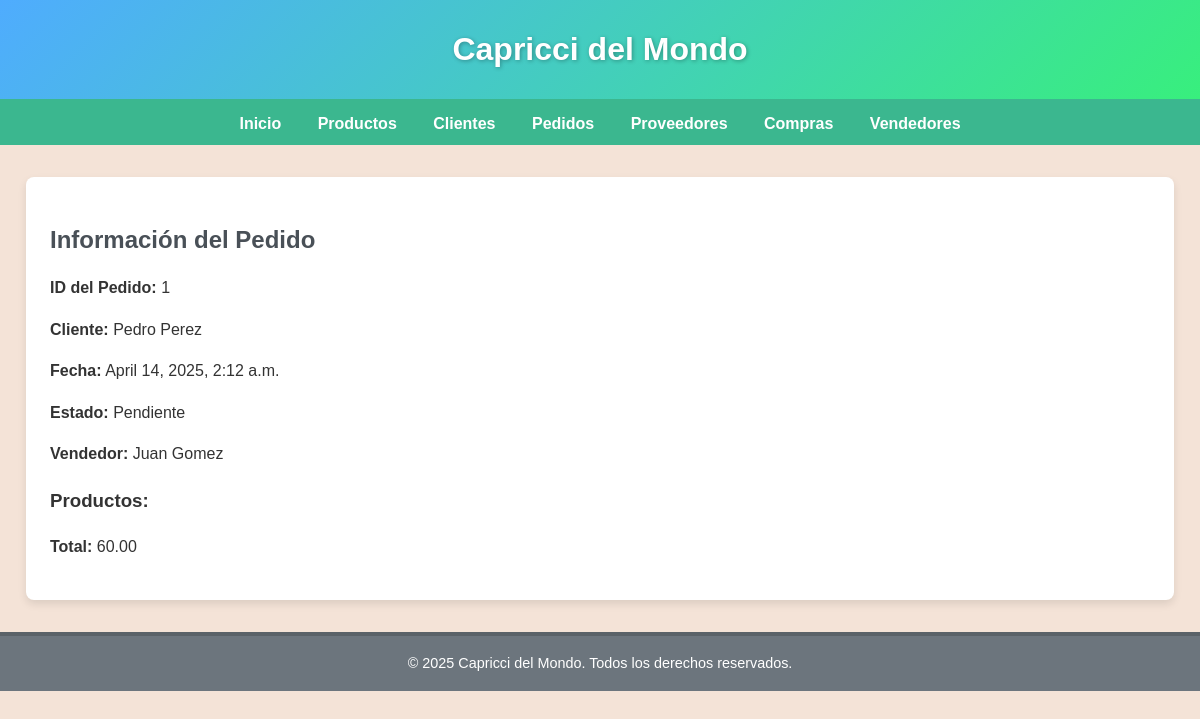
Page /pedidos/1/ on the earlier database version.
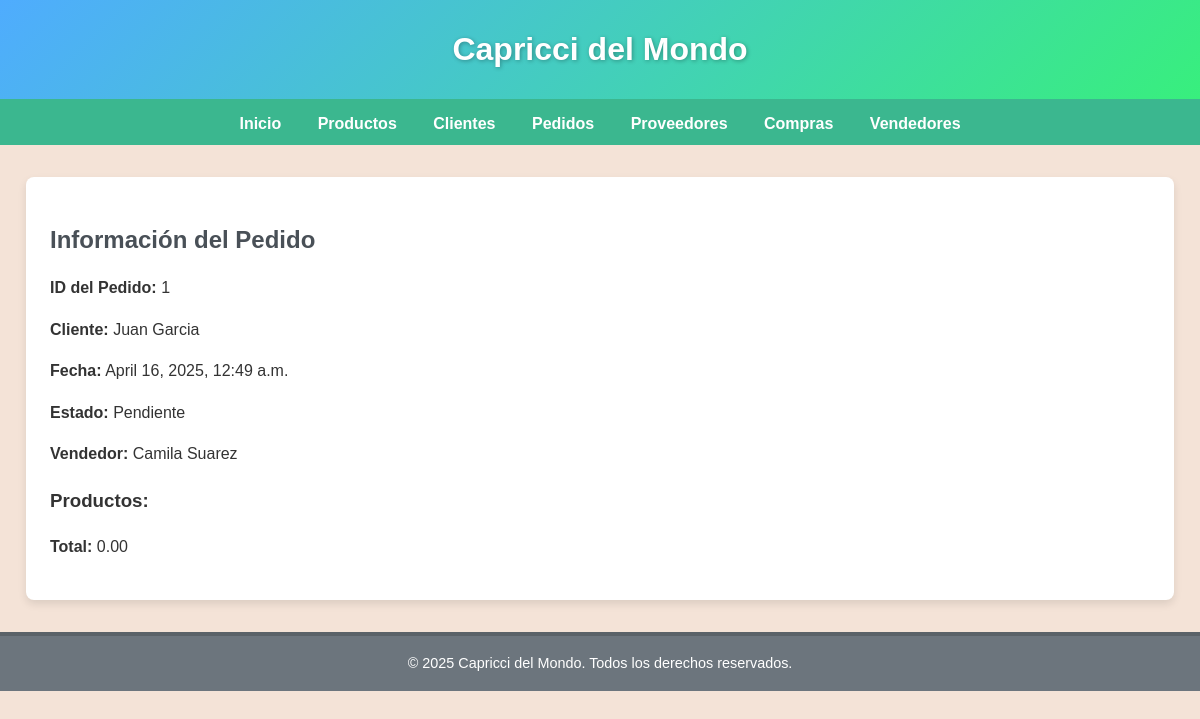
Same page on the later database version.
### myapp/models.py (models this page shows, shortened)
class Pedido(models.Model):
    cliente = models.ForeignKey(Cliente, on_delete=models.CASCADE)
    vendedor = models.ForeignKey(Vendedor, on_delete=models.CASCADE)
    estado = models.CharField(max_length=20, choices=[('Pendiente', 'Pendiente'), ('Completado', 'Completado')])
    fecha = models.DateTimeField(auto_now_add=True)
    total = models.DecimalField(max_digits=10, decimal_places=2, default=0)

class Cliente(models.Model):
    nombre = models.CharField(max_length=100)
    apellido = models.CharField(max_length=100)
    email = models.EmailField()
    telefono = models.CharField(max_length=15)

class Vendedor(models.Model):
    nombre = models.CharField(max_length=100)
    apellido = models.CharField(max_length=100)
    email = models.EmailField()
    telefono = models.CharField(max_length=15)

### myapp/views.py (the view)
# urls.py: path("pedidos/<int:pedido_id>/", detalle_pedido, name="detalle_pedido"),
def detalle_pedido(request, pedido_id):
    pedido = get_object_or_404(Pedido, id=pedido_id)
    context = {"pedido": pedido}
    return render(request, "myapp/detalle_pedido.html", context)

### myapp/templates/myapp/detalle_pedido.html (shortened to what this page needs)
{% extends 'myapp/base.html' %}
{% block contenido %}
<div class="container">
    <h2>Información del Pedido</h2>
    <p><strong>ID del Pedido:</strong> {{ pedido.id }}</p>
    <p><strong>Cliente:</strong> {{ pedido.cliente.nombre }} {{ pedido.cliente.apellido }}</p>
    <p><strong>Fecha:</strong> {{ pedido.fecha }}</p>
    <p><strong>Estado:</strong> {{ pedido.estado }}</p>
    <p><strong>Vendedor:</strong> {{ pedido.vendedor.nombre }} {{ pedido.vendedor.apellido }}</p>
    <h3>Productos:</h3>
    <p><strong>Total:</strong> {{ pedido.total }}</p>
</div>
{% endblock %}

Differences in the rows shown:
changed Pedido "Pendiente": cliente.nombre "Pedro" → "Juan"; cliente.apellido "Perez" → "Garcia"; fecha "April 14, 2025, 2:12 a.m." → "April 16, 2025, 12:49 a.m."; vendedor.nombre "Juan" → "Camila"; vendedor.apellido "Gomez" → "Suarez"; total "60.00" → "0.00"
